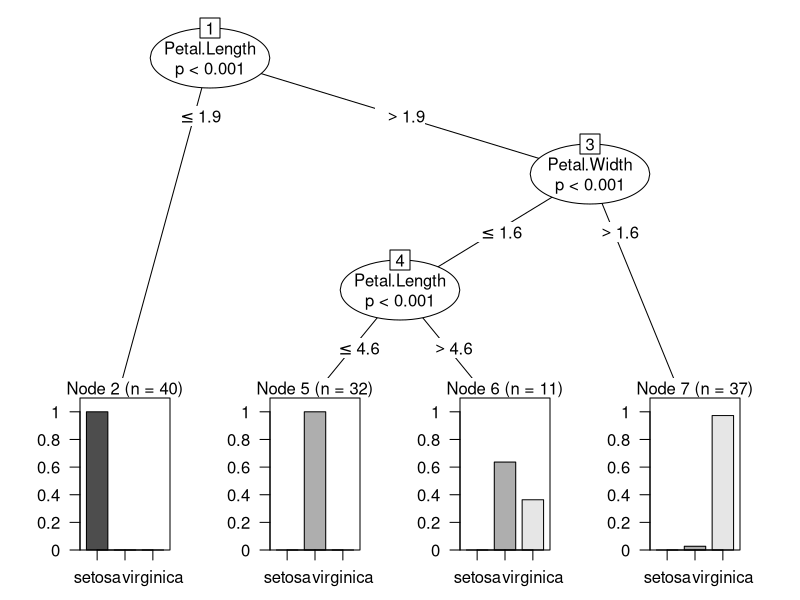

Generate this figure with R:
# Decision Tree

library(caTools)
s = sample.split(iris, SplitRatio = .8)

train = subset(iris, s == TRUE)
test = subset(iris, s == FALSE)
library(party)
m = ctree(Species~., data = train)
plot(m)
p = predict(m, test)
p
a = addmargins(table(p, test$Species))
a
Accuracy = ((a[1,1]+a[2,2]+a[3,3])/(a[1,1]+a[1,2]+a[1,3]+a[2,1]+a[2,2]+a[2,3]+a[3,1]+a[3,2]+a[3,3]) )*100
print(Accuracy)
